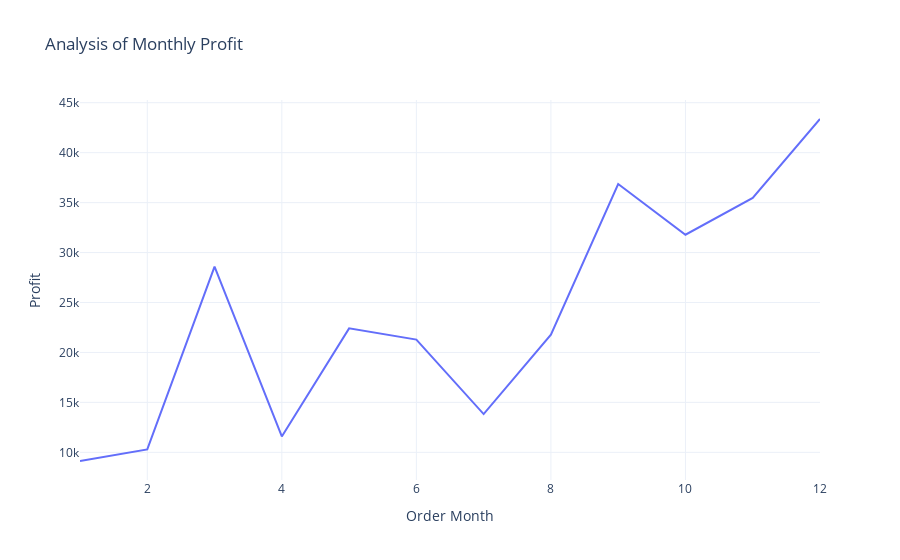

Notebook code cell kept with this figure:
### Code cell
fig=px.line(profit_by_month,x='Order Month',y='Profit',title='Analysis of Monthly Profit')
fig.show()

### Figure 1 — Plotly figure (JSON) as saved in the notebook; plotly's stock layout.template omitted (floating-point values rounded to 4 significant figures)
{"data": [{"hovertemplate": "Order Month=%{x}<br>Profit=%{y}<extra></extra>", "legendgroup": "", "line": {"color": "#636efa", "dash": "solid"}, "marker": {"symbol": "circle"}, "mode": "lines", "name": "", "orientation": "v", "showlegend": false, "type": "scatter", "x": [1, 2, 3, 4, 5, 6, 7, 8, 9, 10, 11, 12], "xaxis": "x", "y": [9134.0, 10290.0, 28590.0, 11590.0, 22410.0, 21290.0, 13830.0, 21780.0, 36860.0, 31780.0, 35470.0, 43370.0], "yaxis": "y"}], "layout": {"legend": {"tracegroupgap": 0}, "title": {"text": "Analysis of Monthly Profit"}, "xaxis": {"anchor": "y", "domain": [0, 1], "title": {"text": "Order Month"}}, "yaxis": {"anchor": "x", "domain": [0, 1], "title": {"text": "Profit"}}}}
